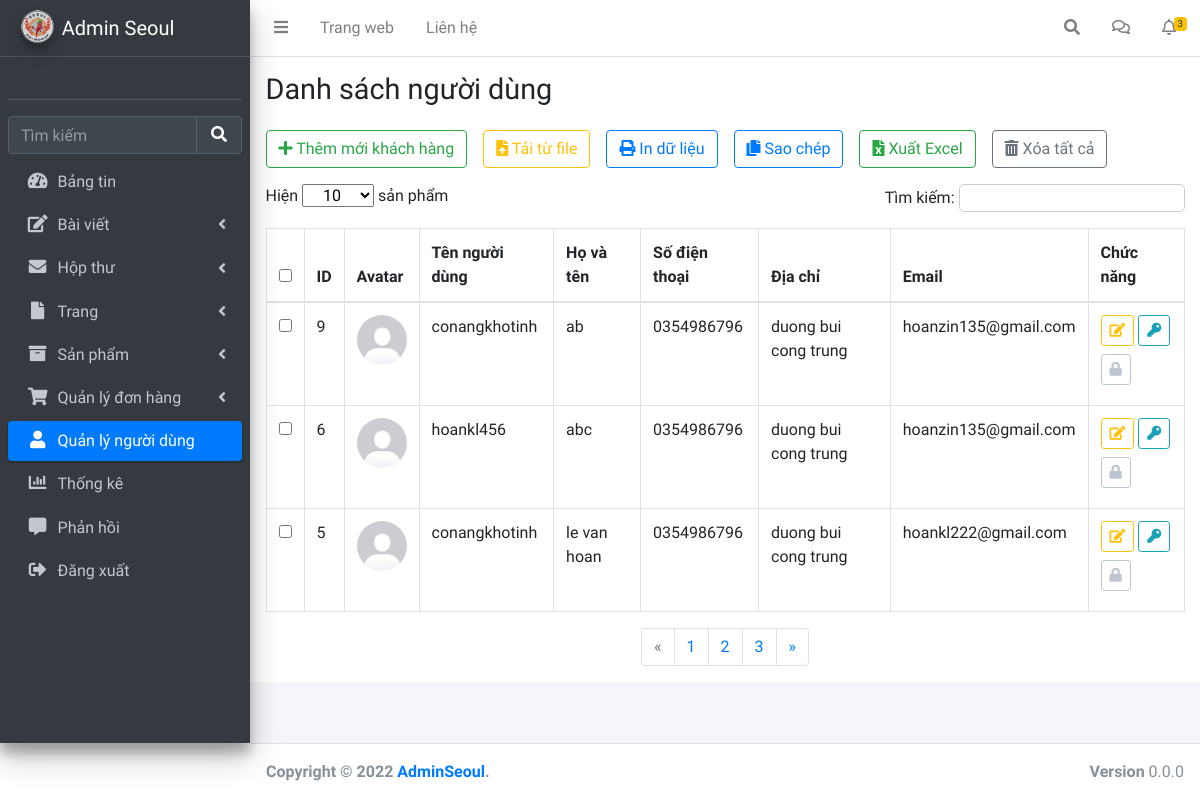
Page /Admin/pages/user.php on the earlier database version.
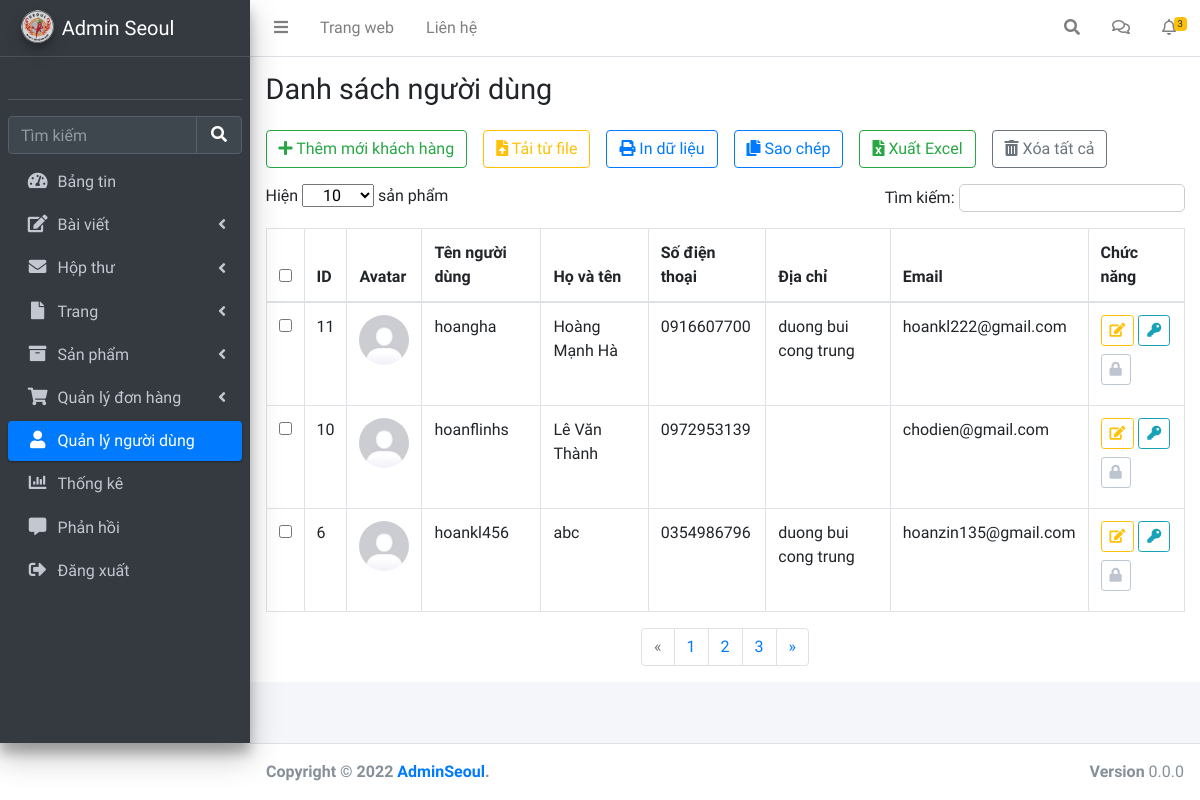
Same page on the later database version.
### tables this page shows
CREATE TABLE `user` (
  `id` int(11) NOT NULL,
  `avatar` varchar(500) NOT NULL DEFAULT 'avatar.jpg',
  `fullname` varchar(50) DEFAULT NULL,
  `email` varchar(150) NOT NULL,
  `phone` varchar(20) NOT NULL,
  `address` varchar(200) NOT NULL,
  `city` int(11) NOT NULL,
  `username` varchar(50) NOT NULL,
  `password` varchar(50) NOT NULL,
  `cart` text DEFAULT NULL,
  `is_block` tinyint(4) DEFAULT 1
);

### Admin/pages/user.php (the view, shortened to what the changed rows need)
<!DOCTYPE html>
<html lang="en">
<?php session_start();
include '../../database/config.php';
?>
<head>
    <link rel="stylesheet" href="../../css/fontawesome-free/css/all.min.css">
    <link rel="stylesheet" href="../css/IonIcons.css">
    <link rel="stylesheet" href="../css/adminlte.min.css">
</head>
<body class="hold-transition sidebar-mini">
    <div class="wrapper">
        <div class="content-wrapper">
            <main class="app-content">
                <div class="content-header">
                    <div class="container-fluid">
                        <div class="row mb-2">
                            <div class="col-sm-6">
                                <h1 class="m-0">Danh sách người dùng</h1>
                            </div>
                        </div>
                    </div>
                </div>
                <div class="row px-2 m-0">
                    <div class="col-md-12">
                        <div class="tile">
                            <div class="tile-body">
                                <table class="table table-hover table-bordered" id="sampleTable">
                                    <thead>
                                        <tr>
                                            <th width="10"><input type="checkbox" id="all"></th>
                                            <th>ID</th>
                                            <th>Avatar</th>
                                            <th>Tên người dùng</th>
                                            <th>Họ và tên</th>
                                            <th>Số điện thoại</th>
                                            <th>Địa chỉ</th>
                                            <th>Email</th>
                                            <th style="width: 8vw;">Chức năng</th>
                                        </tr>
                                    </thead>
                                    <tbody>
                                        <?php
                                        $sql_user = "SELECT * FROM user ORDER BY id DESC";
                                        $query_user = mysqli_query($mysqli, $sql_user);
                                        while ($row_user = mysqli_fetch_array($query_user)) {
                                        ?>
                                            <tr>
                                                <td width="10"><input type="checkbox" name="check1" value="1"></td>
                                                <td class="id_user"><?php echo $row_user['id'] ?></td>
                                                <td class="text-center"><img class="user_avatar" src="../img/user_avatar/<?php echo $row_user['avatar'] ?>" alt=""> </td>
                                                <td><?php echo $row_user['username'] ?></td>
                                                <td><?php echo $row_user['fullname'] ?></td>
                                                <td><?php echo $row_user['phone'] ?></td>
                                                <td><?php echo $row_user['address'] ?></td>
                                                <td><?php echo $row_user['email'] ?></td>
                                                <td>
                                                    <button class="btn btn-outline-warning btn-sm edit mb-2" type="button" title="Sửa" id="show-emp" data-bs-toggle="modal" data-bs-target="#ModalUP"><i class="fas fa-edit"></i></i></button>
                                                    <button class="btn btn-outline-info btn-sm mb-2 reset" type="button" title="reset" id="show-emp" data-bs-toggle="modal" data-bs-target="#ModalReset"><i class="fas fa-key"></i></button>
                                                    <?php
                                                    if ($row_user['is_block'] == 1) {
                                                    ?>
                                                        <button class="btn btn-outline-light btn-sm mb-2 block" type="button" title="Khoá" id="show-emp" data-bs-toggle="modal" data-bs-target="#ModalLock" data-userid="<?php echo $row_user['id']; ?>"><i class="fas fa-lock"></i></i></button>
                                                    <?php
                                                    } else {
                                                    ?>
                                                        <button class="btn btn-outline-light btn-sm mb-2 unblock" type="button" title="Mở Khoá" id="show-emp" data-bs-toggle="modal" data-bs-target="#ModalUnLock" data-userid="<?php echo $row_user['id']; ?>"><i class="fas fa-unlock"></i></i></button>
                                                    <?php
                                                    }
                                                    ?>
                                                </td>
                                            </tr>
                                        <?php
                                        }
                                        ?>
                                </table>
                            </div>
                        </div>
                    </div>
                </div>
            </main>
        </div>
    </div>
</body>
</html>

Differences in the rows shown:
removed user: id "9", avatar (placeholder picture), username "conangkhotinh", fullname "ab", phone "0354986796", address "duong bui cong trung", email "hoanzin135@gmail.com"
removed user: id "5", avatar (placeholder picture), username "conangkhotinh", fullname "le van hoan", phone "0354986796", address "duong bui cong trung", email "hoankl222@gmail.com"
added user: id "11", avatar (placeholder picture), username "hoangha", fullname "Hoàng Mạnh Hà", phone "0916607700", address "duong bui cong trung", email "hoankl222@gmail.com"
added user: id "10", avatar (placeholder picture), username "hoanflinhs", fullname "Lê Văn Thành", phone "0972953139", email "chodien@gmail.com"
